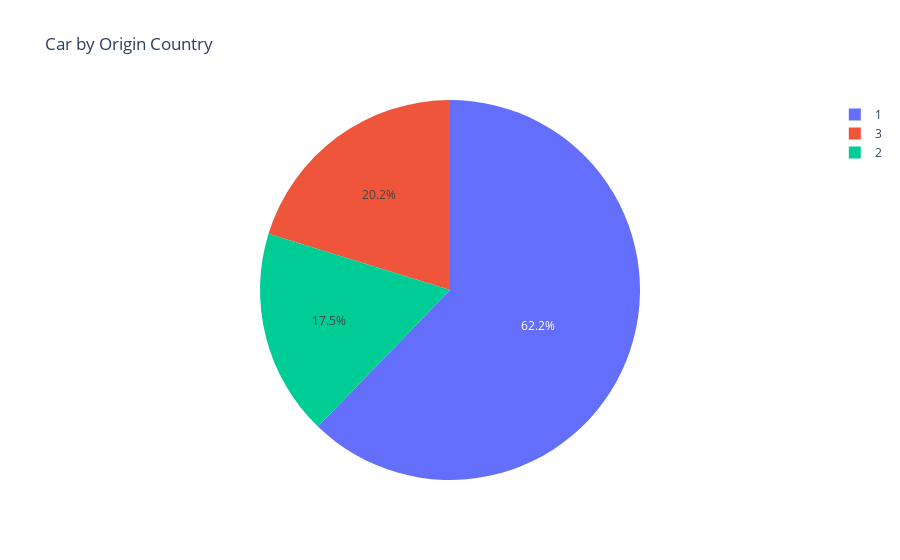

Here is the notebook cell this chart was saved with:
### Code cell
#Chart to show the total number of vehicles within the dataset per Continent of Origin
#1= American 2=European 3=Asian
fig = px.pie(df,title="Car by Origin Country", values='model', names='origin')
fig.show()

### Figure 1 — Plotly figure (JSON) as saved in the notebook; plotly's stock layout.template omitted (floating-point values rounded to 4 significant figures; data arrays with more than 128 entries replaced by an {"elided": "..."} marker saying what was removed)
{"data": [{"domain": {"x": [0, 1], "y": [0, 1]}, "hovertemplate": "origin=%{label}<br>model=%{value}<extra></extra>", "labels": {"elided": "398 int values"}, "legendgroup": "", "name": "", "showlegend": true, "type": "pie", "values": {"elided": "398 int values"}}], "layout": {"legend": {"tracegroupgap": 0}, "title": {"text": "Car by Origin Country"}}}
